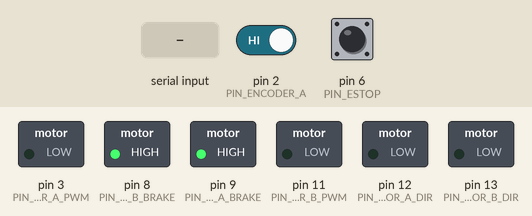
This sketch was run on a simulated Arduino Uno, built with avr-gcc and run on an emulated ATmega328P. Shown: switched loads named in the sketch (green lamp = pin HIGH). The test bench sets the inputs (shaded band); at power-on: pin 6 (PIN_ESTOP) HIGH, pin 2 (PIN_ENCODER_A) HIGH. What the sketch prints to the serial monitor is not drawn.

Above: at 1.2 s.
1.3 s: byte 102 ('f') received over Serial
At 2.3 s:
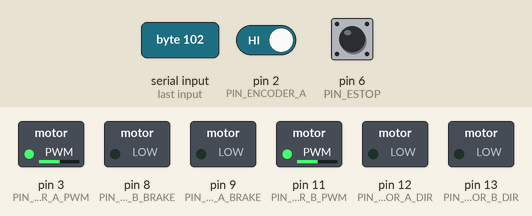
4.3 s: byte 98 ('b') received over Serial
At 4.6 s:
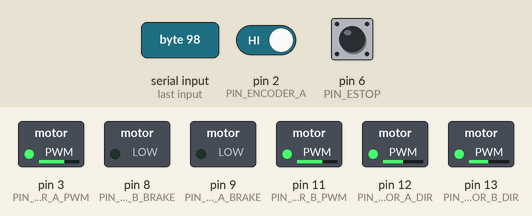
7.3 s: byte 70 ('F') received over Serial
At 9.1 s:
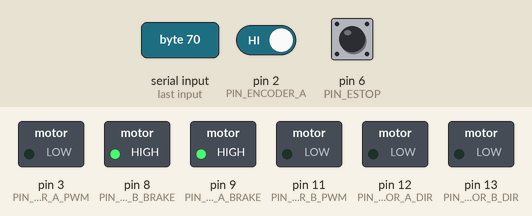
10.3 s: byte 66 ('B') received over Serial
At 11.1 s:
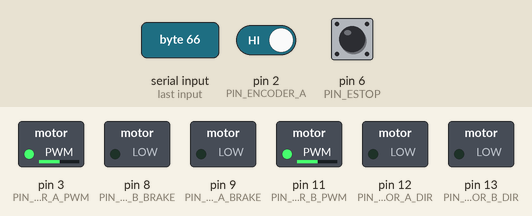
13.3 s: "e" received over Serial
At 13.9 s:
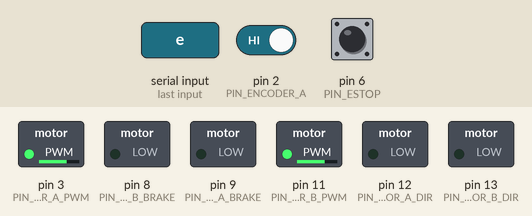
14.8 s: pin 6 (PIN_ESTOP) pulled LOW for 0.15 s
At 15.1 s:
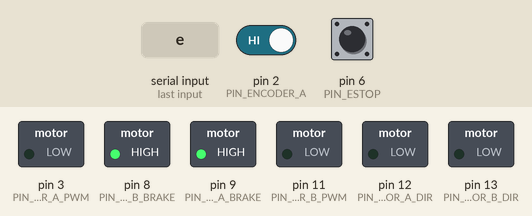
Timing chart, 0 to 17.4 s (numbered marks = the images above; inputs shaded):
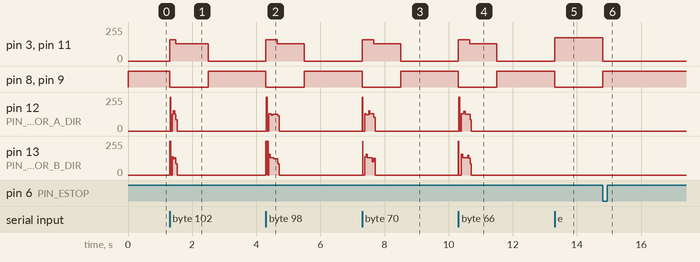

The sketch:

arduino.ino
```cpp
/*
  Rotary inverted pendulum controller for:
    - Arduino Uno Rev3
    - Arduino Motor Shield Rev3
    - 42BYGH162-A-21DH bipolar stepper motor
    - E38S6G5-600B-G24N incremental encoder

  Working assumptions used in this sketch:
    1. The encoder is mounted on the pendulum pivot, so it measures pendulum
       angle directly.
    2. The arm angle is estimated from commanded stepper steps because the rig
       has only one encoder in its current form.
    3. Because the Motor Shield already uses D3 for motor PWM, the encoder is
       decoded from channel A interrupts only. This yields 1200 edge counts per
       revolution from a 600 pulse encoder, rather than full x4 decoding.

  Control architecture:
    - Energy-based swing-up when the pendulum is away from upright.
    - State-feedback balancing once the pendulum enters a capture region.
    - Step-rate and acceleration limiting to reduce skipped steps.
    - The start/hanging position is treated as 0 degrees. The controller
      targets the upright position at 180 degrees.

  Important practical limitation:
    If the stepper skips steps, the estimated arm angle drifts away from the
    true arm angle. That weakens both swing-up and balancing performance.
*/

#include <Arduino.h>

// -------------------- Motor Shield Rev3 pin map --------------------
const uint8_t PIN_MOTOR_A_DIR = 12;
const uint8_t PIN_MOTOR_A_PWM = 3;
const uint8_t PIN_MOTOR_A_BRAKE = 9;

const uint8_t PIN_MOTOR_B_DIR = 13;
const uint8_t PIN_MOTOR_B_PWM = 11;
const uint8_t PIN_MOTOR_B_BRAKE = 8;

// -------------------- Encoder and safety IO --------------------
const uint8_t PIN_ENCODER_A = 2;  // External interrupt pin
const uint8_t PIN_ENCODER_B = A4;  // Direction state pin
const uint8_t PIN_ESTOP = 6;      // Active-low emergency stop

// -------------------- Timing --------------------
const unsigned long CONTROL_SAMPLE_US = 2500UL;  // 400 Hz
unsigned long lastControlSampleUs = 0;
unsigned long lastStepMicros = 0;

// -------------------- Encoder and geometry --------------------
const long ENCODER_PULSES_PER_REV = 600L;
const long ENCODER_EDGES_PER_REV = 2L * ENCODER_PULSES_PER_REV; // Channel A CHANGE decoding
const long ENCODER_HALF_TURN_EDGES = ENCODER_EDGES_PER_REV / 2L;
const float TWO_PI_F = 6.28318530718f;
const float ENCODER_RAD_PER_EDGE = TWO_PI_F / (float)ENCODER_EDGES_PER_REV;
const float PENDULUM_TARGET_RAD = PI;     // Upright target is 180 deg from start.
const float PENDULUM_DISPLAY_OFFSET_RAD = PI; // Encoder zero is physically upright on this rig.

const long STEPPER_FULL_STEPS_PER_REV = 200L;  // 1.8 degree stepper
const float ARM_RAD_PER_STEP = TWO_PI_F / (float)STEPPER_FULL_STEPS_PER_REV;
const long ARM_LIMIT_STEPS = STEPPER_FULL_STEPS_PER_REV / 4L; // +/-90 deg from reset centre.
const float ARM_LIMIT_RAD = PI / 2.0f;

// -------------------- Simple plant estimates used by control law --------------------
const float GRAVITY = 9.81f;
const float PENDULUM_MASS_KG = 0.03015f;
const float PENDULUM_COM_M = 0.08366f;
const float PENDULUM_INERTIA_KGM2 = 0.00014256f;
const float PENDULUM_EFFECTIVE_INERTIA = PENDULUM_INERTIA_KGM2 +
                                         PENDULUM_MASS_KG * PENDULUM_COM_M * PENDULUM_COM_M;
const float SWING_UP_DESIRED_ENERGY = 2.0f * PENDULUM_MASS_KG * GRAVITY * PENDULUM_COM_M;

// -------------------- Controller gains --------------------
const float BALANCE_K_THETA = 0.55f;
const float BALANCE_K_ALPHA = 12.0f;
const float BALANCE_K_THETA_DOT = 0.20f;
const float BALANCE_K_ALPHA_DOT = 1.55f;

const float CONTROL_COMMAND_POLARITY = -1.0f;

const float SWING_ENERGY_GAIN = 3.25f;
const float SWING_ARM_CENTER_GAIN = 0.22f;
const float SWING_ARM_RATE_GAIN = 0.06f;
const float SWING_MIN_COMMAND = 0.35f;
const float MOTOR_TEST_COMMAND = 0.35f;
const unsigned long MOTOR_TEST_DURATION_MS = 1200UL;

const float BALANCE_ENTRY_ANGLE_RAD = 12.0f * DEG_TO_RAD;
const float BALANCE_EXIT_ANGLE_RAD = 18.0f * DEG_TO_RAD;
const float BALANCE_ENTRY_RATE_RAD_S = 2.5f;

// -------------------- Stepper command shaping --------------------
const float MAX_STEP_RATE = 900.0f;       // full steps/s
const float MAX_STEP_ACCEL = 9000.0f;     // full steps/s^2
const uint8_t MAX_COIL_PWM = 220;
const uint8_t HOLD_COIL_PWM = 130;
const uint8_t BALANCE_HOLD_PWM = 175;

// -------------------- State estimation --------------------
const float RATE_FILTER_ALPHA = 0.25f;
volatile long pendulumEncoderEdges = 0;

long encoderStartEdges = 0;
long commandedArmSteps = 0;

float pendulumAngleRad = -PI;             // Error from 180 deg upright, wrapped to [-pi, pi]
float pendulumPositionRad = 0.0f;         // Start/hanging position is 0 deg
float pendulumContinuousRad = 0.0f;       // Unwrapped position for rate estimation
float pendulumRateRadS = 0.0f;

float armAngleRad = 0.0f;                 // Estimated from commanded steps
float armRateRadS = 0.0f;

float prevPendulumContinuousRad = 0.0f;
float prevArmContinuousRad = 0.0f;

float demandedStepRate = 0.0f;
float appliedStepRate = 0.0f;
uint8_t appliedCoilPwm = 0;
bool motorHoldingEnabled = false;
uint8_t currentStepIndex = 0;
int8_t motorTestDirection = 0;
unsigned long motorTestUntilMs = 0;

// -------------------- Control mode --------------------
enum ControlMode {
  MODE_IDLE = 0,
  MODE_SWING_UP = 1,
  MODE_BALANCE = 2
};

ControlMode controlMode = MODE_IDLE;
bool controllerEnabled = false;

// -------------------- Function declarations --------------------
void encoderAChangeISR();
void updateStateEstimate(float dt);
void updateControlMode();
float computeSwingUpCommand();
float computeBalanceCommand();
void applyNormalisedCommand(float command, float dt);
float applyArmTravelLimit(float command);
void serviceStepper();
void singleStep(int direction);
void applyStepState(uint8_t stepIndex, uint8_t pwmValue);
void setBridge(uint8_t dirPin, uint8_t pwmPin, uint8_t brakePin, int sign, uint8_t pwmValue);
void releaseStepper();
void stopController();
void resetArmEstimate();
void startMotorTest(int direction);
void printHelp();
void printStatus();
void handleSerial();
long readPendulumEdges();
float wrapToTwoPi(float angleRad);
float wrapToPi(float angleRad);
float constrainFloat(float value, float low, float high);
float signNoZero(float value);

void setup() {
  pinMode(PIN_MOTOR_A_DIR, OUTPUT);
  pinMode(PIN_MOTOR_A_PWM, OUTPUT);
  pinMode(PIN_MOTOR_A_BRAKE, OUTPUT);
  pinMode(PIN_MOTOR_B_DIR, OUTPUT);
  pinMode(PIN_MOTOR_B_PWM, OUTPUT);
  pinMode(PIN_MOTOR_B_BRAKE, OUTPUT);

  pinMode(PIN_ENCODER_A, INPUT_PULLUP);
  pinMode(PIN_ENCODER_B, INPUT_PULLUP);
  pinMode(PIN_ESTOP, INPUT_PULLUP);

  releaseStepper();

  attachInterrupt(digitalPinToInterrupt(PIN_ENCODER_A), encoderAChangeISR, CHANGE);
  encoderStartEdges = readPendulumEdges();

  Serial.begin(115200);
  while (!Serial) {
    ;
  }

  Serial.println(F("Rotary inverted pendulum controller"));
  Serial.println(F("Use serial commands to calibrate before enabling control."));
  printHelp();

  lastControlSampleUs = micros();
  lastStepMicros = lastControlSampleUs;
}

void loop() {
  serviceStepper();
  handleSerial();

  unsigned long now = micros();
  if (now - lastControlSampleUs < CONTROL_SAMPLE_US) {
    return;
  }

  float dt = (now - lastControlSampleUs) * 1.0e-6f;
  lastControlSampleUs = now;

  if (digitalRead(PIN_ESTOP) == LOW) {
    stopController();
    Serial.println(F("E-stop active. Controller disabled."));
    delay(20);
    return;
  }

  updateStateEstimate(dt);

  if (motorTestDirection != 0) {
    if (millis() < motorTestUntilMs) {
      controlMode = MODE_IDLE;
      controllerEnabled = false;
      applyNormalisedCommand((float)motorTestDirection * MOTOR_TEST_COMMAND, dt);
    } else {
      motorTestDirection = 0;
      stopController();
      Serial.println(F("Motor test finished."));
    }
  } else if (!controllerEnabled) {
    controlMode = MODE_IDLE;
    demandedStepRate = 0.0f;
    applyNormalisedCommand(0.0f, dt);
  } else {
    updateControlMode();

    float command = 0.0f;
    if (controlMode == MODE_BALANCE) {
      command = computeBalanceCommand();
    } else {
      command = computeSwingUpCommand();
    }

    command *= CONTROL_COMMAND_POLARITY;
    applyNormalisedCommand(command, dt);
  }

  static uint8_t printDivider = 0;
  if (++printDivider >= 40) {
    printDivider = 0;

    Serial.print(F("mode="));
    if (controlMode == MODE_IDLE) {
      Serial.print(F("idle"));
    } else if (controlMode == MODE_SWING_UP) {
      Serial.print(F("swing"));
    } else {
      Serial.print(F("balance"));
    }

    Serial.print(F(", pendulum_deg="));
    Serial.print(pendulumPositionRad * RAD_TO_DEG, 2);
    Serial.print(F(", target_error_deg="));
    Serial.print(pendulumAngleRad * RAD_TO_DEG, 2);
    Serial.print(F(", alpha_dot="));
    Serial.print(pendulumRateRadS, 3);
    Serial.print(F(", theta_deg_est="));
    Serial.print(armAngleRad * RAD_TO_DEG, 2);
    Serial.print(F(", arm_limit_deg=+/-"));
    Serial.print(ARM_LIMIT_RAD * RAD_TO_DEG, 0);
    Serial.print(F(", step_rate="));
    Serial.print(appliedStepRate, 1);
    Serial.print(F(", pwm="));
    Serial.println(appliedCoilPwm);
  }
}

void encoderAChangeISR() {
  bool aState = digitalRead(PIN_ENCODER_A);
  bool bState = digitalRead(PIN_ENCODER_B);

  if (aState == bState) {
    pendulumEncoderEdges++;
  } else {
    pendulumEncoderEdges--;
  }
}

void updateStateEstimate(float dt) {
  long edges = readPendulumEdges();

  pendulumContinuousRad = (float)(edges - encoderStartEdges) * ENCODER_RAD_PER_EDGE;
  float rawPendulumRate = (pendulumContinuousRad - prevPendulumContinuousRad) / dt;
  pendulumRateRadS += RATE_FILTER_ALPHA * (rawPendulumRate - pendulumRateRadS);
  prevPendulumContinuousRad = pendulumContinuousRad;
  pendulumPositionRad = wrapToTwoPi(pendulumContinuousRad + PENDULUM_DISPLAY_OFFSET_RAD);
  pendulumAngleRad = wrapToPi(pendulumPositionRad - PENDULUM_TARGET_RAD);

  float armContinuousRad = (float)commandedArmSteps * ARM_RAD_PER_STEP;
  float rawArmRate = (armContinuousRad - prevArmContinuousRad) / dt;
  armRateRadS += RATE_FILTER_ALPHA * (rawArmRate - armRateRadS);
  prevArmContinuousRad = armContinuousRad;
  armAngleRad = armContinuousRad;
}

void updateControlMode() {
  bool insideBalanceWindow = fabs(pendulumAngleRad) < BALANCE_ENTRY_ANGLE_RAD &&
                             fabs(pendulumRateRadS) < BALANCE_ENTRY_RATE_RAD_S;

  if (controlMode != MODE_BALANCE && insideBalanceWindow) {
    controlMode = MODE_BALANCE;
  } else if (controlMode == MODE_BALANCE && fabs(pendulumAngleRad) > BALANCE_EXIT_ANGLE_RAD) {
    controlMode = MODE_SWING_UP;
  } else if (controlMode == MODE_IDLE) {
    controlMode = MODE_SWING_UP;
  }
}

float computeSwingUpCommand() {
  float energy = 0.5f * PENDULUM_EFFECTIVE_INERTIA * pendulumRateRadS * pendulumRateRadS +
                 PENDULUM_MASS_KG * GRAVITY * PENDULUM_COM_M * (1.0f + cos(pendulumAngleRad));

  float phase = pendulumRateRadS * cos(pendulumAngleRad);
  if (fabs(phase) < 0.05f) {
    phase = sin(pendulumAngleRad);
  }

  float command = SWING_ENERGY_GAIN * (SWING_UP_DESIRED_ENERGY - energy) * signNoZero(phase)
                - SWING_ARM_CENTER_GAIN * armAngleRad
                - SWING_ARM_RATE_GAIN * armRateRadS;

  command = constrainFloat(command, -1.0f, 1.0f);
  if (fabs(command) < SWING_MIN_COMMAND) {
    command = SWING_MIN_COMMAND * signNoZero(command + phase);
  }

  return command;
}

float computeBalanceCommand() {
  float command = -(BALANCE_K_THETA * armAngleRad +
                    BALANCE_K_ALPHA * pendulumAngleRad +
                    BALANCE_K_THETA_DOT * armRateRadS +
                    BALANCE_K_ALPHA_DOT * pendulumRateRadS);

  return constrainFloat(command, -1.0f, 1.0f);
}

void applyNormalisedCommand(float command, float dt) {
  command = applyArmTravelLimit(command);
  demandedStepRate = command * MAX_STEP_RATE;

  float maxRateChange = MAX_STEP_ACCEL * dt;
  float rateError = demandedStepRate - appliedStepRate;
  rateError = constrainFloat(rateError, -maxRateChange, maxRateChange);
  appliedStepRate += rateError;
  if ((commandedArmSteps >= ARM_LIMIT_STEPS && appliedStepRate > 0.0f) ||
      (commandedArmSteps <= -ARM_LIMIT_STEPS && appliedStepRate < 0.0f)) {
    appliedStepRate = 0.0f;
  }

  float commandMagnitude = fabs(command);
  appliedCoilPwm = HOLD_COIL_PWM + (uint8_t)((MAX_COIL_PWM - HOLD_COIL_PWM) * commandMagnitude);
  if (controlMode == MODE_BALANCE && appliedCoilPwm < BALANCE_HOLD_PWM) {
    appliedCoilPwm = BALANCE_HOLD_PWM;
  }

  motorHoldingEnabled = controllerEnabled;
  if (motorTestDirection != 0) {
    motorHoldingEnabled = true;
  }

  if (!controllerEnabled && motorTestDirection == 0) {
    appliedStepRate = 0.0f;
    appliedCoilPwm = 0;
    motorHoldingEnabled = false;
  }
}

float applyArmTravelLimit(float command) {
  if ((commandedArmSteps >= ARM_LIMIT_STEPS && command > 0.0f) ||
      (commandedArmSteps <= -ARM_LIMIT_STEPS && command < 0.0f)) {
    return 0.0f;
  }

  return command;
}

void serviceStepper() {
  if (!motorHoldingEnabled) {
    releaseStepper();
    return;
  }

  applyStepState(currentStepIndex, appliedCoilPwm);

  if (fabs(appliedStepRate) < 0.5f) {
    return;
  }

  unsigned long now = micros();
  unsigned long stepIntervalUs = (unsigned long)(1000000.0f / fabs(appliedStepRate));

  if (stepIntervalUs < 800UL) {
    stepIntervalUs = 800UL;
  }

  if (now - lastStepMicros >= stepIntervalUs) {
    int direction = (appliedStepRate >= 0.0f) ? 1 : -1;
    singleStep(direction);
    lastStepMicros = now;
  }
}

void singleStep(int direction) {
  long nextArmSteps = commandedArmSteps + ((direction > 0) ? 1L : -1L);
  if (nextArmSteps > ARM_LIMIT_STEPS || nextArmSteps < -ARM_LIMIT_STEPS) {
    appliedStepRate = 0.0f;
    demandedStepRate = 0.0f;
    return;
  }

  if (direction > 0) {
    currentStepIndex = (currentStepIndex + 1U) & 0x03U;
    commandedArmSteps++;
  } else {
    currentStepIndex = (currentStepIndex + 3U) & 0x03U;
    commandedArmSteps--;
  }

  applyStepState(currentStepIndex, appliedCoilPwm);
}

void applyStepState(uint8_t stepIndex, uint8_t pwmValue) {
  switch (stepIndex & 0x03U) {
    case 0:
      setBridge(PIN_MOTOR_A_DIR, PIN_MOTOR_A_PWM, PIN_MOTOR_A_BRAKE, +1, pwmValue);
      setBridge(PIN_MOTOR_B_DIR, PIN_MOTOR_B_PWM, PIN_MOTOR_B_BRAKE, +1, pwmValue);
      break;
    case 1:
      setBridge(PIN_MOTOR_A_DIR, PIN_MOTOR_A_PWM, PIN_MOTOR_A_BRAKE, -1, pwmValue);
      setBridge(PIN_MOTOR_B_DIR, PIN_MOTOR_B_PWM, PIN_MOTOR_B_BRAKE, +1, pwmValue);
      break;
    case 2:
      setBridge(PIN_MOTOR_A_DIR, PIN_MOTOR_A_PWM, PIN_MOTOR_A_BRAKE, -1, pwmValue);
      setBridge(PIN_MOTOR_B_DIR, PIN_MOTOR_B_PWM, PIN_MOTOR_B_BRAKE, -1, pwmValue);
      break;
    default:
      setBridge(PIN_MOTOR_A_DIR, PIN_MOTOR_A_PWM, PIN_MOTOR_A_BRAKE, +1, pwmValue);
      setBridge(PIN_MOTOR_B_DIR, PIN_MOTOR_B_PWM, PIN_MOTOR_B_BRAKE, -1, pwmValue);
      break;
  }
}

void setBridge(uint8_t dirPin, uint8_t pwmPin, uint8_t brakePin, int sign, uint8_t pwmValue) {
  if (pwmValue == 0U) {
    analogWrite(pwmPin, 0);
    digitalWrite(brakePin, HIGH);
    return;
  }

  digitalWrite(brakePin, LOW);
  digitalWrite(dirPin, (sign >= 0) ? HIGH : LOW);
  analogWrite(pwmPin, pwmValue);
}

void releaseStepper() {
  analogWrite(PIN_MOTOR_A_PWM, 0);
  analogWrite(PIN_MOTOR_B_PWM, 0);
  digitalWrite(PIN_MOTOR_A_BRAKE, HIGH);
  digitalWrite(PIN_MOTOR_B_BRAKE, HIGH);
}

void stopController() {
  controllerEnabled = false;
  controlMode = MODE_IDLE;
  motorTestDirection = 0;
  demandedStepRate = 0.0f;
  appliedStepRate = 0.0f;
  appliedCoilPwm = 0;
  motorHoldingEnabled = false;
  releaseStepper();
}

void resetArmEstimate() {
  commandedArmSteps = 0;
  armAngleRad = 0.0f;
  armRateRadS = 0.0f;
  prevArmContinuousRad = 0.0f;
}

void startMotorTest(int direction) {
  controllerEnabled = false;
  controlMode = MODE_IDLE;
  motorTestDirection = (direction >= 0) ? 1 : -1;
  motorTestUntilMs = millis() + MOTOR_TEST_DURATION_MS;
  Serial.println((direction >= 0) ? F("Motor test forward.") : F("Motor test reverse."));
}

void printHelp() {
  Serial.println(F("Commands:"));
  Serial.println(F("  z : capture current pendulum position as 0 deg start"));
  Serial.println(F("  t : capture current position as 180 deg target"));
  Serial.println(F("  e : enable controller"));
  Serial.println(F("  x : disable controller"));
  Serial.println(F("  f : motor test forward"));
  Serial.println(F("  b : motor test reverse"));
  Serial.println(F("  r : reset estimated arm angle to zero"));
  Serial.println(F("  p : print status"));
  Serial.println(F("  ? : print help"));
}

void printStatus() {
  Serial.println(F("---- Status ----"));
  Serial.print(F("controllerEnabled = "));
  Serial.println(controllerEnabled ? F("true") : F("false"));
  Serial.print(F("encoderStartEdges = "));
  Serial.println(encoderStartEdges);
  Serial.print(F("pendulumPositionDeg = "));
  Serial.println(pendulumPositionRad * RAD_TO_DEG, 3);
  Serial.print(F("targetErrorDeg = "));
  Serial.println(pendulumAngleRad * RAD_TO_DEG, 3);
  Serial.print(F("pendulumRateRadS = "));
  Serial.println(pendulumRateRadS, 3);
  Serial.print(F("demandedStepRate = "));
  Serial.println(demandedStepRate, 3);
  Serial.print(F("armAngleDegEst = "));
  Serial.println(armAngleRad * RAD_TO_DEG, 3);
  Serial.print(F("armLimitDeg = +/-"));
  Serial.println(ARM_LIMIT_RAD * RAD_TO_DEG, 1);
  Serial.print(F("commandedArmSteps = "));
  Serial.println(commandedArmSteps);
  Serial.print(F("appliedStepRate = "));
  Serial.println(appliedStepRate, 3);
}

void handleSerial() {
  while (Serial.available() > 0) {
    char c = (char)Serial.read();

    switch (c) {
      case 'z':
      case 'Z':
      case 'd':
      case 'D':
        encoderStartEdges = readPendulumEdges() + ENCODER_HALF_TURN_EDGES;
        prevPendulumContinuousRad = -PENDULUM_DISPLAY_OFFSET_RAD;
        pendulumContinuousRad = -PENDULUM_DISPLAY_OFFSET_RAD;
        pendulumPositionRad = 0.0f;
        pendulumAngleRad = -PI;
        pendulumRateRadS = 0.0f;
        Serial.println(F("Captured current position as 0 deg start."));
        break;

      case 't':
      case 'T':
      case 'u':
      case 'U':
        encoderStartEdges = readPendulumEdges();
        prevPendulumContinuousRad = 0.0f;
        pendulumContinuousRad = 0.0f;
        pendulumPositionRad = PENDULUM_TARGET_RAD;
        pendulumAngleRad = 0.0f;
        pendulumRateRadS = 0.0f;
        Serial.println(F("Captured current position as 180 deg target."));
        break;

      case 'e':
      case 'E':
        controllerEnabled = true;
        controlMode = MODE_SWING_UP;
        Serial.println(F("Controller enabled."));
        break;

      case 'x':
      case 'X':
        stopController();
        Serial.println(F("Controller disabled."));
        break;

      case 'f':
      case 'F':
        startMotorTest(1);
        break;

      case 'b':
      case 'B':
        startMotorTest(-1);
        break;

      case 'r':
      case 'R':
        resetArmEstimate();
        Serial.println(F("Estimated arm angle reset."));
        break;

      case 'p':
      case 'P':
        printStatus();
        break;

      case '?':
        printHelp();
        break;

      default:
        break;
    }
  }
}

long readPendulumEdges() {
  noInterrupts();
  long edges = pendulumEncoderEdges;
  interrupts();
  return edges;
}

float wrapToTwoPi(float angleRad) {
  while (angleRad >= TWO_PI_F) {
    angleRad -= TWO_PI_F;
  }
  while (angleRad < 0.0f) {
    angleRad += TWO_PI_F;
  }
  return angleRad;
}

float wrapToPi(float angleRad) {
  while (angleRad > PI) {
    angleRad -= TWO_PI_F;
  }
  while (angleRad < -PI) {
    angleRad += TWO_PI_F;
  }
  return angleRad;
}

float constrainFloat(float value, float low, float high) {
  if (value < low) {
    return low;
  }
  if (value > high) {
    return high;
  }
  return value;
}

float signNoZero(float value) {
  if (value >= 0.0f) {
    return 1.0f;
  }
  return -1.0f;
}
```

Measured:
- after the input at 1.3 s, pin 3 (PIN_MOTOR_A_PWM), pin 11 (PIN_MOTOR_B_PWM): 0/255 → 161/255 at once, → 130/255 0.18 s later, → 0/255 1.0 s later; pin 8 (PIN_MOTOR_B_BRAKE), pin 9 (PIN_MOTOR_A_BRAKE): HIGH → LOW at once, → HIGH 1.2 s later
- after the input at 4.3 s, pin 3 (PIN_MOTOR_A_PWM), pin 11 (PIN_MOTOR_B_PWM): 0/255 → 161/255 at once, → 130/255 0.36 s later, → 0/255 0.84 s later; pin 8 (PIN_MOTOR_B_BRAKE), pin 9 (PIN_MOTOR_A_BRAKE): HIGH → LOW at once, → HIGH 1.2 s later; pin 12 (PIN_MOTOR_A_DIR): 0/255 → 129/255 at once, → 126/255 0.16 s later, → 0/255 0.20 s later
- after the input at 7.3 s, pin 3 (PIN_MOTOR_A_PWM): 0/255 → 161/255 at once, → 130/255 0.35 s later, → 0/255 0.84 s later; pin 8 (PIN_MOTOR_B_BRAKE): HIGH → LOW at once, → HIGH 1.2 s later
- after the input at 10.3 s, pin 3 (PIN_MOTOR_A_PWM), pin 11 (PIN_MOTOR_B_PWM): 0/255 → 161/255 at once, → 130/255 0.36 s later, → 0/255 0.84 s later; pin 8 (PIN_MOTOR_B_BRAKE), pin 9 (PIN_MOTOR_A_BRAKE): HIGH → LOW at once, → HIGH 1.2 s later; pin 13 (PIN_MOTOR_B_DIR): 0/255 → 129/255 after 0.09 s, → 0/255 0.20 s later
- after the input at 13.3 s, pin 3 (PIN_MOTOR_A_PWM), pin 11 (PIN_MOTOR_B_PWM): 0/255 → 175/255 at once; pin 8 (PIN_MOTOR_B_BRAKE), pin 9 (PIN_MOTOR_A_BRAKE): HIGH → LOW at once
- after the input at 14.8 s, pin 3 (PIN_MOTOR_A_PWM), pin 11 (PIN_MOTOR_B_PWM): 175/255 → 0/255 at once; pin 8 (PIN_MOTOR_B_BRAKE), pin 9 (PIN_MOTOR_A_BRAKE): LOW → HIGH at once
